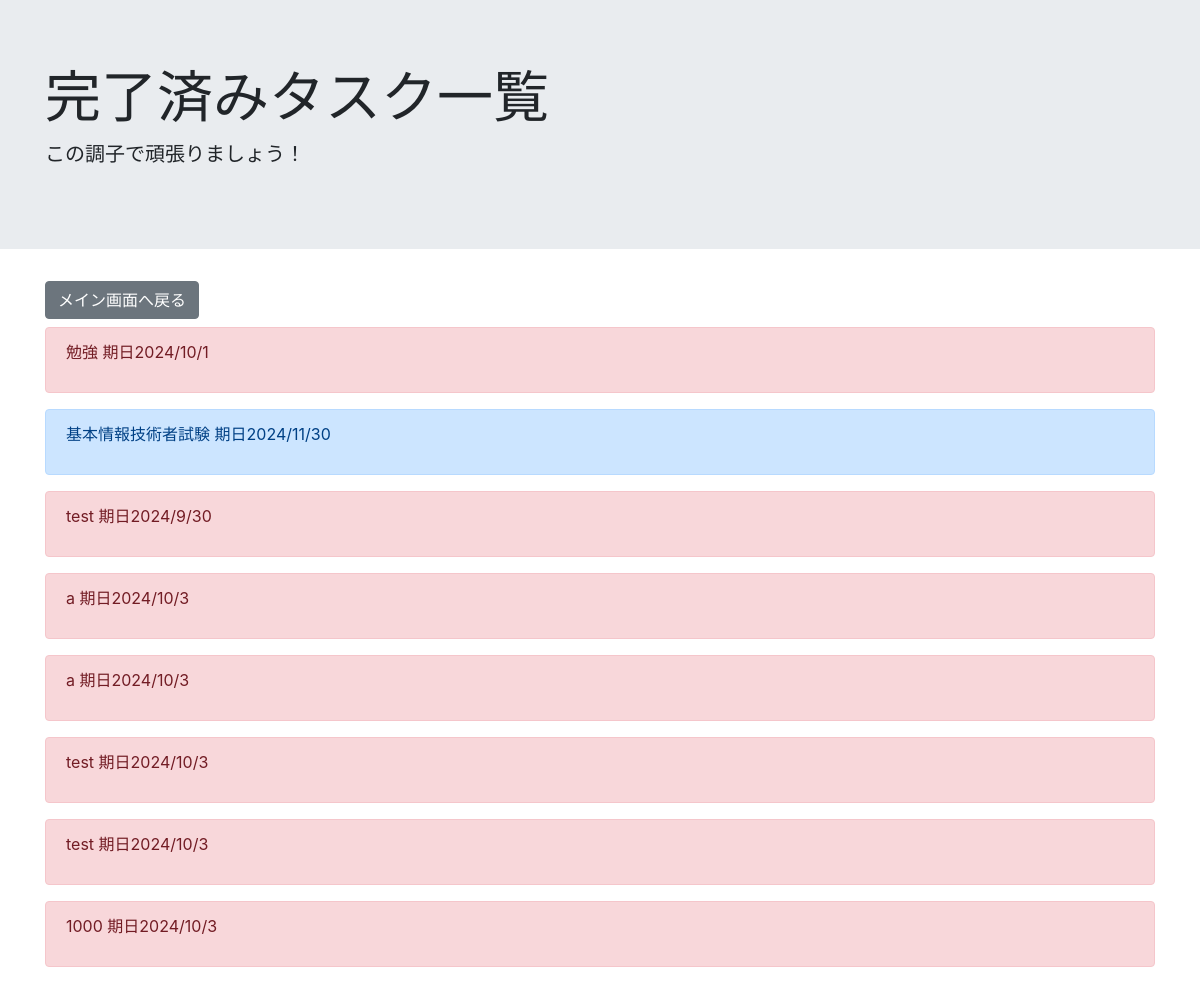
The page /complete/ on the database its author committed.
### todo/models.py (models this page shows, shortened)
class TodoModel(models.Model):
    title = models.CharField(max_length=100)
    contents = models.TextField()
    priority = models.CharField(
        max_length=50,
        choices = CHOICE,
        null = True
    )
    duedate = models.DateField()
    is_completed = models.BooleanField(default=False) #完了フラグ

### todo/views.py (the view)
# urls.py: path('complete/', CompletedTasks.as_view(), name='completed_tasks'),
class CompletedTasks(ListView):
    template_name = 'todo/completed_tasks.html'
    model = TodoModel
    def get_queryset(self):
        return TodoModel.objects.filter(is_completed=True)

### todo/templates/todo/completed_tasks.html
{% extends 'base.html' %}
{% block header %}
<div class="jumbotron jumbotron-fluid">
    <div class="container">
        <h1 class="display-4">完了済みタスク一覧</h1>
        <p class="lead">この調子で頑張りましょう！</p>
    </div>
</div>
{% endblock %}
{% block content %}
    <div class="container">
    <a href="{% url 'index' %}" class="btn btn-secondary mb-2" tabindex="-1" role="button" aria-disabled="true">メイン画面へ戻る</a>
    {% for item in object_list %}
    <div id="task-{{ item.pk }}" class="alert alert-{{ item.priority }}" role="alert">
        <p>{{ item.title }} 期日{{ item.duedate | date:"o/n/j" }}</p>
    </div>
    {% endfor %}
    </div>
{% endblock content %}

### rows shown on the page
TodoModel: title "勉強", duedate "2024/10/1"
TodoModel: title "基本情報技術者試験", duedate "2024/11/30"
TodoModel: title "test", duedate "2024/9/30"
TodoModel: title "a", duedate "2024/10/3"
TodoModel: title "a", duedate "2024/10/3"
TodoModel: title "test", duedate "2024/10/3"
TodoModel: title "test", duedate "2024/10/3"
TodoModel: title "1000", duedate "2024/10/3"
